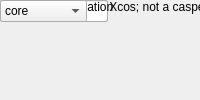
<?xml version="1.0" encoding="UTF-8"?>
<ui version="4.0">
 <class>MainWindow</class>
 <widget class="QMainWindow" name="MainWindow">
  <property name="windowTitle"><string>Bus Replicate</string></property>
  <widget class="QWidget" name="centralwidget">
   <!-- NOTE: this is a simplified structural mirror of the generated
        <module>_ui.py, not a full round-trip Designer file. Regenerate
        both from the same spec if you need to edit layout by hand. -->
       <widget class="QLabel" name="label_n_bits">
     <property name="text"><string>Bit Width (added for Xcos; not a casper_library mask param)</string></property>
    </widget>
       <widget class="QLineEdit" name="n_bits"/>
       <widget class="QLabel" name="label_replication">
     <property name="text"><string>replication factor</string></property>
    </widget>
       <widget class="QLineEdit" name="replication"/>
       <widget class="QLabel" name="label_csp_latency">
     <property name="text"><string>latency</string></property>
    </widget>
       <widget class="QLineEdit" name="csp_latency"/>
       <widget class="QLabel" name="label_misc">
     <property name="text"><string>misc support</string></property>
    </widget>
       <widget class="QCheckBox" name="misc"/>
       <widget class="QLabel" name="label_implementation">
     <property name="text"><string>delay implementation</string></property>
    </widget>
       <widget class="QComboBox" name="implementation">
     <item><property name="text"><string>core</string></property></item>
     <item><property name="text"><string>behavioral</string></property></item>
    </widget>
  </widget>
 </widget>
 <resources/>
 <connections/>
</ui>
